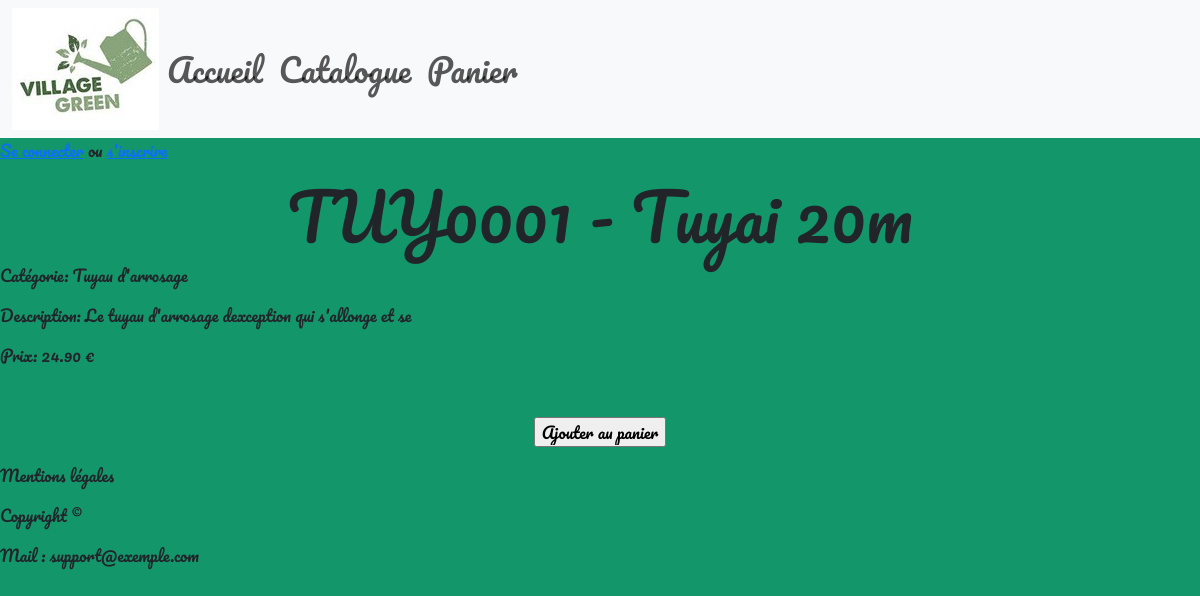
The app's page /03-PHP/GreenGarden/GreenGarden_Severine/consult_produit.php?id=6 with its own data.
### tables this page shows
CREATE TABLE `t_d_produit` (
  `Id_Produit` int(11) NOT NULL,
  `Taux_TVA` decimal(15,2) NOT NULL,
  `Nom_Long` varchar(250) NOT NULL,
  `Nom_court` varchar(50) NOT NULL,
  `Ref_fournisseur` varchar(250) NOT NULL,
  `Photo` varchar(250) DEFAULT NULL,
  `Prix_Achat` decimal(15,2) NOT NULL,
  `Id_Fournisseur` int(11) NOT NULL,
  `Id_Categorie` int(11) NOT NULL
);

CREATE TABLE `t_d_categorie` (
  `Id_Categorie` int(11) NOT NULL,
  `Libelle` varchar(50) NOT NULL,
  `Id_Categorie_Parent` int(11) DEFAULT NULL
);

### 03-PHP/GreenGarden/GreenGarden_Severine/dao.php (called while the page is built, shortened)
<?php
class dao
{
    private $db_host;
    private $db_name;
    private $db_user;
    private $db_password;
    public function __construct($_dbhost, $_dbname)
    {
        $this->db_host = $_dbhost;
        $this->db_name = $_dbname;
        if ($this->db_name == "greengarden") {
            $this->db_user = 'root';
            $this->db_password = '';
        }
        else {
            $this->db_user = 'root';
            $this->db_password = '';
        }
    }
    public function connect()
    {
        $dsn = "mysql:host={$this->db_host};dbname={$this->db_name};charset=utf8mb4";
        $options = [
            PDO::ATTR_ERRMODE => PDO::ERRMODE_EXCEPTION,
            PDO::ATTR_DEFAULT_FETCH_MODE => PDO::FETCH_ASSOC,
            PDO::ATTR_EMULATE_PREPARES => false,
        ];
        return new PDO($dsn, $this->db_user, $this->db_password, $options);
    }
    public function select($table, $where = '', $params = array(), $order_by = '', $limit = '')
    {
        $sql = "SELECT * FROM $table";
        if (!empty($where)) {
            $sql .= " WHERE $where";
        }
        $stmt = $this->connect()->prepare($sql);
        $stmt->execute($params);
        return $stmt->fetchAll(PDO::FETCH_ASSOC);
    }
}

### 03-PHP/GreenGarden/GreenGarden_Severine/produit.php (called while the page is built, shortened)
<?php
require_once 'dao.php';
class Produit
{
    private $dao;
    public function __construct()
    {
        $this->dao = new dao("localhost","greengarden");
    }
    public function getProduitById($id)
    {
        $params = array(
            ':id' => $id
        );
        return $this->dao->select("t_d_produit","id_produit = :id", $params);
    }
}

### 03-PHP/GreenGarden/GreenGarden_Severine/categorie.php (called while the page is built, shortened)
<?php
require_once 'dao.php';
class Categorie
{
    private $dao;
    public function __construct()
    {
        $this->dao = new dao("localhost", "greengarden");
    }
    public function getCategorieById($idcat)
    {
        $params = array(
            ':idcat' => $idcat
        );
        return $this->dao->select("t_d_categorie", "Id_Categorie = :idcat", $params);
    }
}

### 03-PHP/GreenGarden/GreenGarden_Severine/consult_produit.php (the view, shortened to what this page needs)
<?php
require 'produit.php';
 include 'header.php';
require 'categorie.php';
if (isset($_GET['id'])) {
    $id_produit = $_GET['id'];
    try {
        $p = new Produit();
        $produit = $p->getProduitById($id_produit)[0];
        $c = new Categorie();
        $categorie = $c->getCategorieById($produit['Id_Categorie'])[0];
    } catch (PDOException $e) {
        echo
        "Erreur: " . $e->getMessage();
        exit();
    }
} else {
    echo "Produit non spécifié";
    exit;
}
?>
<!DOCTYPE html>
<html>
<head>
</head>
<body>
    <h1><?php echo $produit['Ref_fournisseur'] . " - " . $produit['Nom_court']; ?></h1>
    <p>Catégorie: <?php echo $categorie['Libelle']; ?> </p>
    <p>Description: <?php echo $produit['Nom_Long']; ?></p>
    <p>Prix: <?php echo $produit['Prix_Achat']; ?> €</p>
    <form method="POST" action="ajout_panier.php">
        <input type="submit" value="Ajouter au panier">
    </form>
</body>
</html>
<?php include 'footer.php'; ?>

### 03-PHP/GreenGarden/GreenGarden_Severine/style/style.css (style rules this page uses)
body { background-color: rgb(20, 150, 107); font-family: 'Pacifico', cursive; }
form { text-align:center; margin-top: 50px; }
h1 { text-align: center; font-size: 4em; }

### records on screen
t_d_produit: Ref_fournisseur "TUY0001", Nom_court "Tuyai 20m", Nom_Long "Le tuyau d'arrosage dexception qui s'allonge et se", Prix_Achat "24.90"
t_d_categorie: Libelle "Tuyau d'arrosage"
